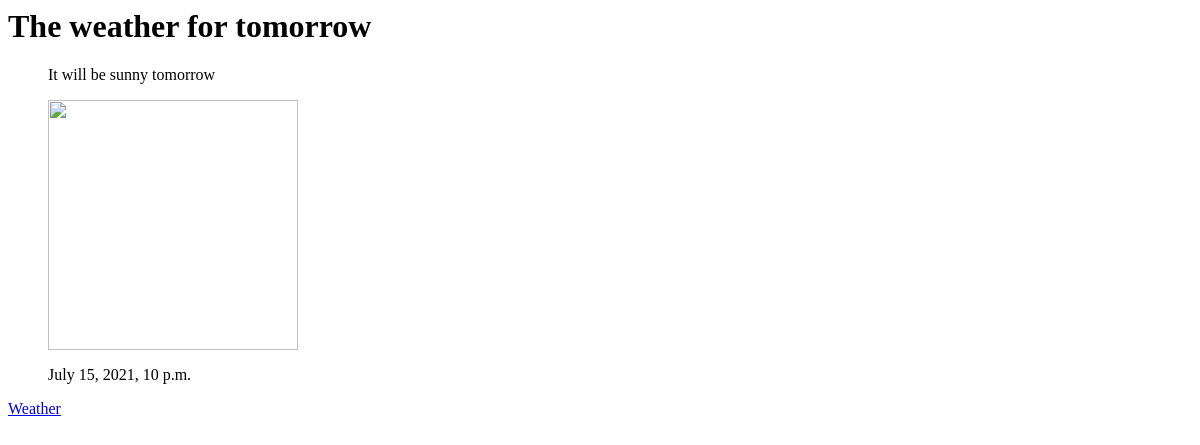
The page /blogs/post1/ on the database as committed earlier.
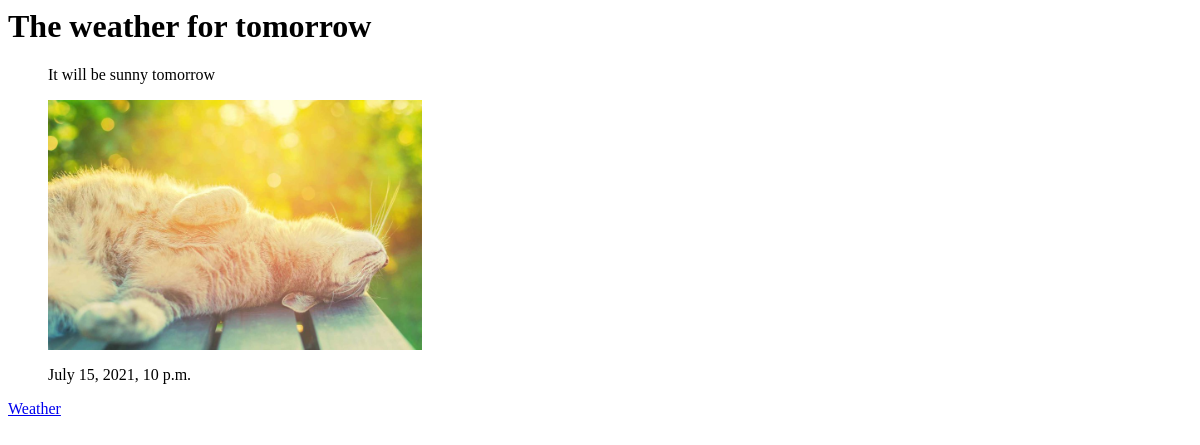
The same page on the database as committed later.
### blogs/models.py (models this page shows, shortened)
class Post(models.Model):
    blog = models.ForeignKey(Blog, on_delete=models.CASCADE)
    title = models.CharField(max_length=200)
    post_text = models.TextField()
    post_img = models.ImageField(upload_to='images', blank=True, null=True)
    pub_date = models.DateTimeField('date published', default=timezone.now)

class Blog(models.Model):
    blog_header = models.CharField(max_length=200)
    def __str__(self):
        return self.blog_header

### blogs/views.py (the view)
# urls.py: path('post<int:pk>/', views.DetailPostView.as_view(), name='detail_post'),
class DetailPostView(generic.DetailView):
    model = Post
    template_name = 'blogs/detail_post.html'

### blogs/templates/blogs/detail_post.html (shortened to what this page needs)
<h1>{{ post.title }}</h1>
<ul>
    <p>{{ post.post_text}}</p>
    {% if post.post_img %}
        <img src="/blogs{{ MEDIA_URL }}{{ post.post_img }}" height="250">
    {% endif %}
    <p>{{ post.pub_date}}</p>
</ul>
<a href="/blogs/blog{{post.blog.id}}">{{post.blog}}</a>

Rows that differ between the two databases and show on the page:
changed Post "The weather for tomorrow": post_img: picture added
